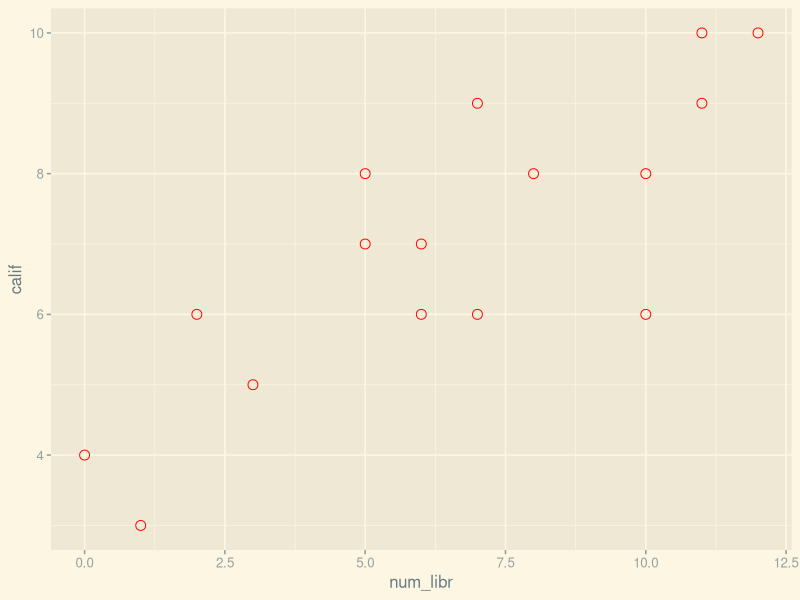
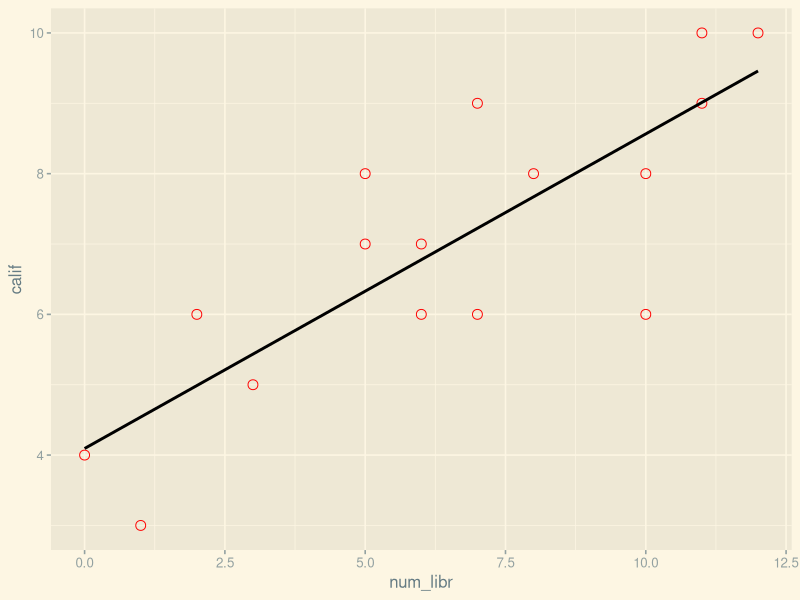
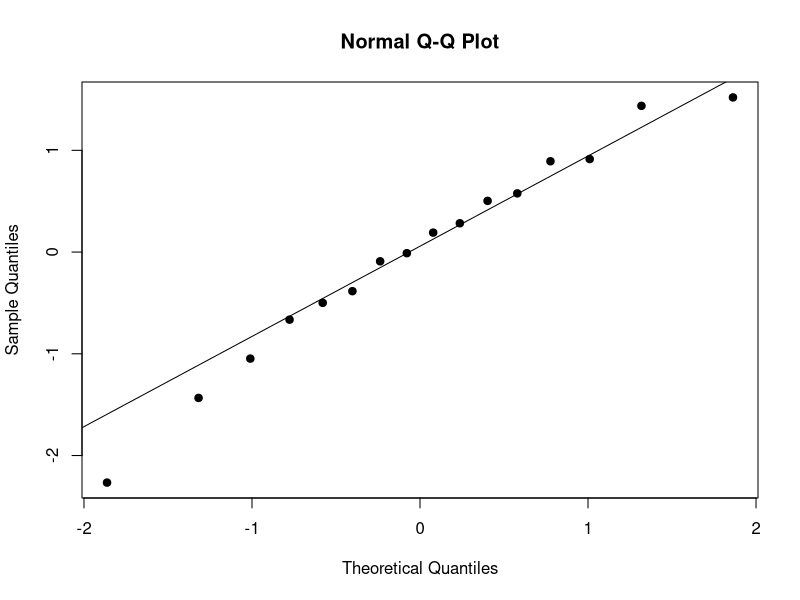
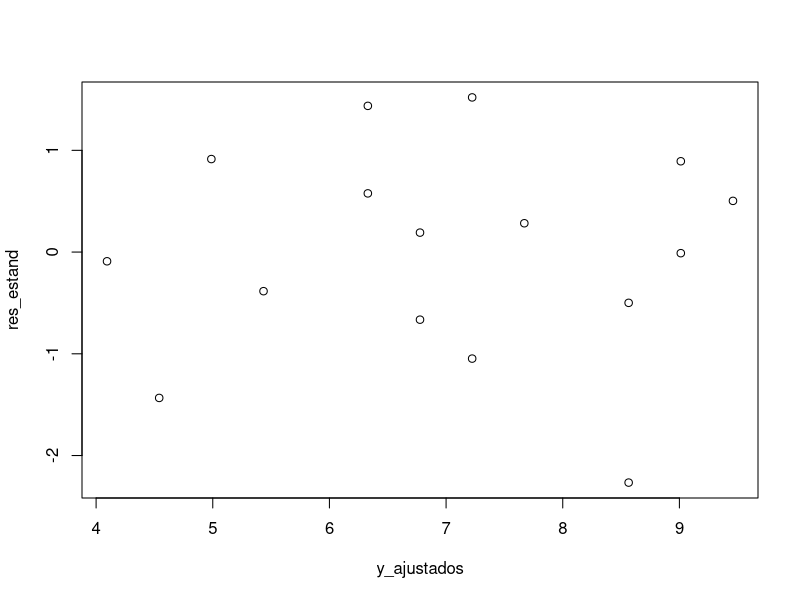

These figures' R source, in order:
## ---- chunk 1
knitr::opts_chunk$set(echo = TRUE)
# Chunk options
knitr::opts_chunk$set(
 fig.width = 4,
 fig.asp = 0.7,
 out.width = "80%"
)
## ---- chunk 2
library(ggplot2)
library("ggthemes")

num_libr <- c(12, 11, 11, 10, 10, 8, 7, 7, 6, 6, 5, 5, 3, 2, 1, 0)
calif <- c(10, 9, 10, 6, 8, 8, 6, 9, 6, 7, 8, 7, 5, 6, 3, 4)
mi_df <- data.frame(num_libr, calif)
## ---- chunk 3
#gráfica
ggplot(data = mi_df) + 
  geom_point(mapping = aes(x = num_libr, y = calif), 
             color = "red", size = 3, shape = 1) + 
  theme_solarized_2()
## ---- chunk 4
cor(mi_df$num_libr,mi_df$calif)
## ---- chunk 5
reg <- lm(calif~num_libr, data = mi_df)
summary(reg)
## ---- chunk 6
ggplot(mi_df, aes(num_libr, calif)) + 
  geom_point(color = "red", size = 3, shape = 1) + 
  geom_smooth(method = lm, se = F, color = "black") +
  theme_solarized_2()
## ---- chunk 7
predict(reg, newdata=data.frame(num_libr=13),interval='confidence',level=0.95)
predict(reg, newdata=data.frame(num_libr=5),interval='confidence',level=0.95)
predict(reg, newdata=data.frame(num_libr=7),interval='confidence',level=0.95)
predict(reg, newdata=data.frame(num_libr=9),interval='confidence',level=0.95)
## ---- chunk 8
residuales_stand<-rstandard(reg)
qqnorm(residuales_stand,pch=19)
qqline(residuales_stand)
## ---- chunk 9
shapiro.test(residuales_stand)
## ---- chunk 10
plot(reg$fitted.values,residuales_stand,xlab = "y_ajustados",ylab ="res_estand")
## ---- chunk 11
summary(residuales_stand)
